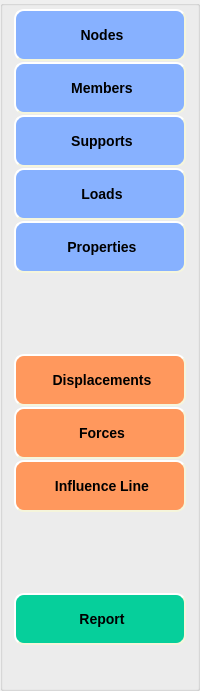
    <widget class="QGroupBox" name="groupBox">
     <property name="maximumSize">
      <size>
       <width>16777215</width>
       <height>16777215</height>
      </size>
     </property>
     <property name="styleSheet">
      <string notr="true"/>
     </property>
     <property name="title">
      <string/>
     </property>
     <layout class="QGridLayout" name="gridLayout_2">
      <property name="topMargin">
       <number>3</number>
      </property>
      <property name="bottomMargin">
       <number>3</number>
      </property>
      <property name="horizontalSpacing">
       <number>0</number>
      </property>
      <property name="verticalSpacing">
       <number>1</number>
      </property>
      <item row="5" column="0">
       <spacer name="verticalSpacer_7">
        <property name="orientation">
         <enum>Qt::Vertical</enum>
        </property>
        <property name="sizeHint" stdset="0">
         <size>
          <width>20</width>
          <height>40</height>
         </size>
        </property>
       </spacer>
      </item>
      <item row="7" column="0">
       <widget class="QPushButton" name="pushbutton_displacement">
        <property name="sizePolicy">
         <sizepolicy hsizetype="Minimum" vsizetype="Expanding">
          <horstretch>0</horstretch>
          <verstretch>0</verstretch>
         </sizepolicy>
        </property>
        <property name="font">
         <font>
          <pointsize>-1</pointsize>
          <weight>75</weight>
          <italic>false</italic>
          <bold>true</bold>
         </font>
        </property>
        <property name="cursor">
         <cursorShape>PointingHandCursor</cursorShape>
        </property>
        <property name="styleSheet">
         <string notr="true">QPushButton {
	background-color: rgb(255, 152, 93);
    border-style: outset;
    border-width: 2px;
    border-radius: 10px;
    border-color: beige;
    font: bold 14px;
    min-width: 10em;
}
QPushButton:hover {
	background-color: rgb(255, 135, 55);
    border-style: inset;
}</string>
        </property>
        <property name="text">
         <string>
 Displacements
</string>
        </property>
        <property name="icon">
         <iconset resource="resource.qrc">
          <normaloff>:/newPrefix/displacement.png</normaloff>:/newPrefix/displacement.png</iconset>
        </property>
       </widget>
      </item>
      <item row="2" column="0">
       <widget class="QPushButton" name="pushbutton_supports">
        <property name="sizePolicy">
         <sizepolicy hsizetype="Minimum" vsizetype="Expanding">
          <horstretch>0</horstretch>
          <verstretch>0</verstretch>
         </sizepolicy>
        </property>
        <property name="font">
         <font>
          <pointsize>-1</pointsize>
          <weight>75</weight>
          <italic>false</italic>
          <bold>true</bold>
         </font>
        </property>
        <property name="cursor">
         <cursorShape>PointingHandCursor</cursorShape>
        </property>
        <property name="styleSheet">
         <string notr="true">QPushButton {
	background-color: rgb(135, 177, 255);
    border-style: outset;
    border-width: 2px;
    border-radius: 10px;
    border-color: beige;
    font: bold 14px;
    min-width: 10em;
}
QPushButton:hover {
	background-color: rgb(55, 162, 255);
    border-style: inset;
}
</string>
        </property>
        <property name="text">
         <string>
 Supports
</string>
        </property>
        <property name="icon">
         <iconset resource="resource.qrc">
          <normaloff>:/newPrefix/support.png</normaloff>:/newPrefix/support.png</iconset>
        </property>
       </widget>
      </item>
      <item row="4" column="0">
       <widget class="QPushButton" name="pushbutton_properties">
        <property name="sizePolicy">
         <sizepolicy hsizetype="Minimum" vsizetype="Expanding">
          <horstretch>0</horstretch>
          <verstretch>0</verstretch>
         </sizepolicy>
        </property>
        <property name="font">
         <font>
          <pointsize>-1</pointsize>
          <weight>75</weight>
          <italic>false</italic>
          <bold>true</bold>
         </font>
        </property>
        <property name="cursor">
         <cursorShape>PointingHandCursor</cursorShape>
        </property>
        <property name="styleSheet">
         <string notr="true">QPushButton {
	background-color: rgb(135, 177, 255);
    border-style: outset;
    border-width: 2px;
    border-radius: 10px;
    border-color: beige;
    font: bold 14px;
    min-width: 10em;
}
QPushButton:hover {
	background-color: rgb(55, 162, 255);
    border-style: inset;
}

</string>
        </property>
        <property name="text">
         <string>
 Properties
</string>
        </property>
        <property name="icon">
         <iconset resource="resource.qrc">
          <normaloff>:/newPrefix/property.png</normaloff>:/newPrefix/property.png</iconset>
        </property>
       </widget>
      </item>
      <item row="6" column="0">
       <spacer name="verticalSpacer_2">
        <property name="orientation">
         <enum>Qt::Vertical</enum>
        </property>
        <property name="sizeHint" stdset="0">
         <size>
          <width>20</width>
          <height>40</height>
         </size>
        </property>
       </spacer>
      </item>
      <item row="9" column="0">
       <widget class="QPushButton" name="pushbutton_influenceLine">
        <property name="sizePolicy">
         <sizepolicy hsizetype="Minimum" vsizetype="Expanding">
          <horstretch>0</horstretch>
          <verstretch>0</verstretch>
         </sizepolicy>
        </property>
        <property name="font">
         <font>
          <pointsize>-1</pointsize>
          <weight>75</weight>
          <italic>false</italic>
          <bold>true</bold>
         </font>
        </property>
        <property name="cursor">
         <cursorShape>PointingHandCursor</cursorShape>
        </property>
        <property name="styleSheet">
         <string notr="true">QPushButton {
	background-color: rgb(255, 152, 93);
    border-style: outset;
    border-width: 2px;
    border-radius: 10px;
    border-color: beige;
    font: bold 14px;
    min-width: 10em;
}
QPushButton:hover {
	background-color: rgb(255, 135, 55);
    border-style: inset;
}</string>
        </property>
        <property name="text">
         <string>
 Influence Line
</string>
        </property>
        <property name="icon">
         <iconset resource="resource.qrc">
          <normaloff>:/newPrefix/moving.png</normaloff>:/newPrefix/moving.png</iconset>
        </property>
       </widget>
      </item>
      <item row="10" column="0">
       <spacer name="verticalSpacer_6">
        <property name="orientation">
         <enum>Qt::Vertical</enum>
        </property>
        <property name="sizeHint" stdset="0">
         <size>
          <width>20</width>
          <height>40</height>
         </size>
        </property>
       </spacer>
      </item>
      <item row="8" column="0">
       <widget class="QPushButton" name="pushbutton_forces">
        <property name="sizePolicy">
         <sizepolicy hsizetype="Minimum" vsizetype="Expanding">
          <horstretch>0</horstretch>
          <verstretch>0</verstretch>
         </sizepolicy>
        </property>
        <property name="font">
         <font>
          <pointsize>-1</pointsize>
          <weight>75</weight>
          <italic>false</italic>
          <bold>true</bold>
         </font>
        </property>
        <property name="cursor">
         <cursorShape>PointingHandCursor</cursorShape>
        </property>
        <property name="styleSheet">
         <string notr="true">QPushButton {
	background-color: rgb(255, 152, 93);
    border-style: outset;
    border-width: 2px;
    border-radius: 10px;
    border-color: beige;
    font: bold 14px;
    min-width: 10em;
}
QPushButton:hover {
	background-color: rgb(255, 135, 55);
    border-style: inset;
}</string>
        </property>
        <property name="text">
         <string>
 Forces
</string>
        </property>
        <property name="icon">
         <iconset resource="resource.qrc">
          <normaloff>:/newPrefix/stress.png</normaloff>:/newPrefix/stress.png</iconset>
        </property>
       </widget>
      </item>
      <item row="0" column="0">
       <widget class="QPushButton" name="pushbutton_nodes">
        <property name="sizePolicy">
         <sizepolicy hsizetype="Minimum" vsizetype="Expanding">
          <horstretch>0</horstretch>
          <verstretch>0</verstretch>
         </sizepolicy>
        </property>
        <property name="font">
         <font>
          <pointsize>-1</pointsize>
          <weight>75</weight>
          <italic>false</italic>
          <bold>true</bold>
         </font>
        </property>
        <property name="cursor">
         <cursorShape>PointingHandCursor</cursorShape>
        </property>
        <property name="styleSheet">
         <string notr="true">QPushButton {
	background-color: rgb(135, 177, 255);
    border-style: outset;
    border-width: 2px;
    border-radius: 10px;
    border-color: beige;
    font: bold 14px;
    min-width: 10em;
}
QPushButton:hover {
	background-color: rgb(55, 162, 255);
    border-style: inset;
}
</string>
        </property>
        <property name="text">
         <string>
 Nodes
</string>
        </property>
        <property name="icon">
         <iconset resource="resource.qrc">
          <normaloff>:/newPrefix/node.png</normaloff>:/newPrefix/node.png</iconset>
        </property>
        <property name="autoDefault">
         <bool>false</bool>
        </property>
        <property name="default">
         <bool>false</bool>
        </property>
        <property name="flat">
         <bool>false</bool>
        </property>
       </widget>
      </item>
      <item row="1" column="0">
       <widget class="QPushButton" name="pushbutton_members">
        <property name="sizePolicy">
         <sizepolicy hsizetype="Minimum" vsizetype="Expanding">
          <horstretch>0</horstretch>
          <verstretch>0</verstretch>
         </sizepolicy>
        </property>
        <property name="font">
         <font>
          <pointsize>-1</pointsize>
          <weight>75</weight>
          <italic>false</italic>
          <bold>true</bold>
         </font>
        </property>
        <property name="cursor">
         <cursorShape>PointingHandCursor</cursorShape>
        </property>
        <property name="styleSheet">
         <string notr="true">QPushButton {
	background-color: rgb(135, 177, 255);
    border-style: outset;
    border-width: 2px;
    border-radius: 10px;
    border-color: beige;
    font: bold 14px;
    min-width: 10em;
}
QPushButton:hover {
	background-color: rgb(55, 162, 255);
    border-style: inset;
}
</string>
        </property>
        <property name="text">
         <string>
 Members
</string>
        </property>
        <property name="icon">
         <iconset resource="resource.qrc">
          <normaloff>:/newPrefix/member.png</normaloff>:/newPrefix/member.png</iconset>
        </property>
       </widget>
      </item>
      <item row="12" column="0">
       <widget class="QPushButton" name="pushbutton_report">
        <property name="sizePolicy">
         <sizepolicy hsizetype="Minimum" vsizetype="Expanding">
          <horstretch>0</horstretch>
          <verstretch>0</verstretch>
         </sizepolicy>
        </property>
        <property name="font">
         <font>
          <pointsize>-1</pointsize>
          <weight>75</weight>
          <italic>false</italic>
          <bold>true</bold>
         </font>
        </property>
        <property name="cursor">
         <cursorShape>PointingHandCursor</cursorShape>
        </property>
        <property name="styleSheet">
         <string notr="true">QPushButton {
	background-color: rgb(6, 207, 155);
    border-style: outset;
    border-width: 2px;
    border-radius: 10px;
    border-color: beige;
    font: bold 14px;
    min-width: 10em;
}
QPushButton:hover {
	background-color: rgb(4, 163, 121);
    border-style: inset;
}</string>
        </property>
        <property name="text">
         <string>
 Report
</string>
        </property>
        <property name="icon">
         <iconset resource="resource.qrc">
          <normaloff>:/newPrefix/report.png</normaloff>:/newPrefix/report.png</iconset>
        </property>
       </widget>
      </item>
      <item row="11" column="0">
       <spacer name="verticalSpacer_3">
        <property name="orientation">
         <enum>Qt::Vertical</enum>
        </property>
        <property name="sizeHint" stdset="0">
         <size>
          <width>20</width>
          <height>40</height>
         </size>
        </property>
       </spacer>
      </item>
      <item row="3" column="0">
       <widget class="QPushButton" name="pushbutton_loads">
        <property name="sizePolicy">
         <sizepolicy hsizetype="Minimum" vsizetype="Expanding">
          <horstretch>0</horstretch>
          <verstretch>0</verstretch>
         </sizepolicy>
        </property>
        <property name="font">
         <font>
          <pointsize>-1</pointsize>
          <weight>75</weight>
          <italic>false</italic>
          <bold>true</bold>
         </font>
        </property>
        <property name="cursor">
         <cursorShape>PointingHandCursor</cursorShape>
        </property>
        <property name="styleSheet">
         <string notr="true">QPushButton {
	background-color: rgb(135, 177, 255);
    border-style: outset;
    border-width: 2px;
    border-radius: 10px;
    border-color: beige;
    font: bold 14px;
    min-width: 10em;
}
QPushButton:hover {
	background-color: rgb(55, 162, 255);
    border-style: inset;
}
</string>
        </property>
        <property name="text">
         <string>
 Loads
</string>
        </property>
        <property name="icon">
         <iconset resource="resource.qrc">
          <normaloff>:/newPrefix/load.png</normaloff>:/newPrefix/load.png</iconset>
        </property>
       </widget>
      </item>
      <item row="13" column="0">
       <spacer name="verticalSpacer_8">
        <property name="orientation">
         <enum>Qt::Vertical</enum>
        </property>
        <property name="sizeHint" stdset="0">
         <size>
          <width>20</width>
          <height>40</height>
         </size>
        </property>
       </spacer>
      </item>
     </layout>
    </widget>
